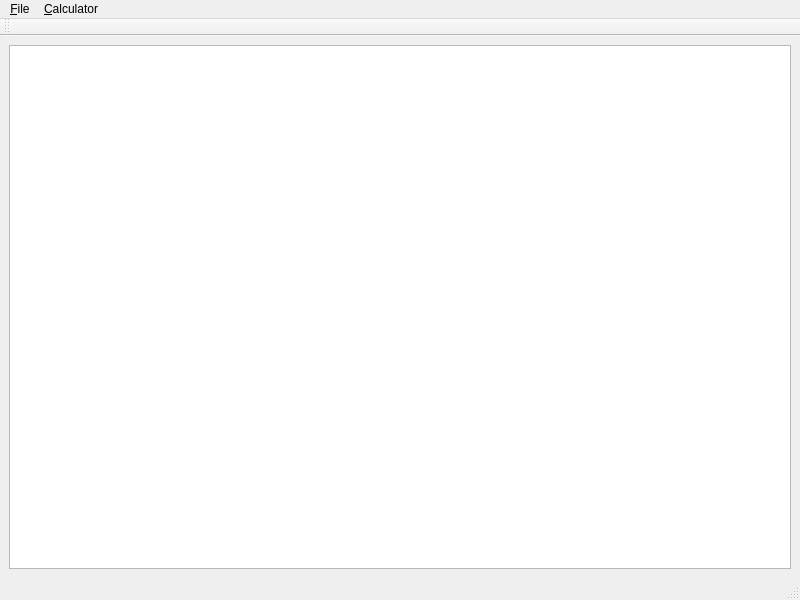
<?xml version="1.0" encoding="UTF-8"?>
<ui version="4.0">
 <class>MainWindow</class>
 <widget class="QMainWindow" name="MainWindow">
  <property name="geometry">
   <rect>
    <x>0</x>
    <y>0</y>
    <width>800</width>
    <height>600</height>
   </rect>
  </property>
  <property name="windowTitle">
   <string>MainWindow</string>
  </property>
  <widget class="QWidget" name="centralwidget">
   <layout class="QHBoxLayout" name="horizontalLayout">
    <item>
     <widget class="QTextEdit" name="textEdit"/>
    </item>
   </layout>
  </widget>
  <widget class="QMenuBar" name="menubar">
   <property name="geometry">
    <rect>
     <x>0</x>
     <y>0</y>
     <width>800</width>
     <height>23</height>
    </rect>
   </property>
   <widget class="QMenu" name="menu_File">
    <property name="title">
     <string>&amp;File</string>
    </property>
    <addaction name="action_Open"/>
    <addaction name="action_Save"/>
    <addaction name="action_Revert"/>
   </widget>
   <widget class="QMenu" name="menu_Calculator">
    <property name="title">
     <string>&amp;Calculator</string>
    </property>
    <addaction name="actionToggle_calculator"/>
   </widget>
   <addaction name="menu_File"/>
   <addaction name="menu_Calculator"/>
  </widget>
  <widget class="QStatusBar" name="statusbar"/>
  <widget class="QToolBar" name="toolBar">
   <property name="windowTitle">
    <string>toolBar</string>
   </property>
   <attribute name="toolBarArea">
    <enum>TopToolBarArea</enum>
   </attribute>
   <attribute name="toolBarBreak">
    <bool>false</bool>
   </attribute>
  </widget>
  <action name="action_Open">
   <property name="text">
    <string>&amp;Open</string>
   </property>
  </action>
  <action name="action_Save">
   <property name="text">
    <string>&amp;Save</string>
   </property>
  </action>
  <action name="action_Revert">
   <property name="text">
    <string>&amp;Revert</string>
   </property>
  </action>
  <action name="actionToggle_calculator">
   <property name="text">
    <string>Toggle &amp;calculator</string>
   </property>
   <property name="toolTip">
    <string>Toggle calculator</string>
   </property>
  </action>
 </widget>
 <resources/>
 <connections/>
</ui>
